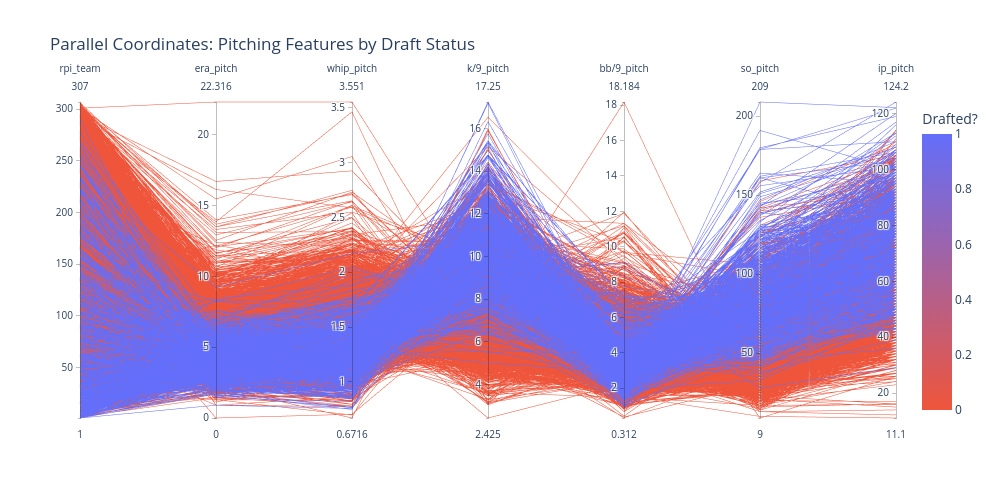

Source (notebook cell):
### Code cell
# Pick the features on the PCP axes
pcp_features = ['rpi_team', 'era_pitch', 'whip_pitch', 'k/9_pitch', 'bb/9_pitch', 'so_pitch', 'ip_pitch']

# Build a temporary df with those features + the target
pcp_df = df[pcp_features + ['Drafted?']].dropna()

fig = px.parallel_coordinates(
    pcp_df,
    color='Drafted?',
    dimensions=pcp_features,
    color_continuous_scale=['#EF553B', '#636EFA'],  # red = 0, blue = 1
    title='Parallel Coordinates: Pitching Features by Draft Status'
)

fig.update_layout(width=1000, height=500)
fig.show()
fig.write_image('figures/pitching_pcp_drafted.pdf', width=1000, height=500, scale=2)

### Figure 1 — Plotly figure (JSON) as saved in the notebook; plotly's stock layout.template omitted (floating-point values rounded to 4 significant figures; data arrays with more than 128 entries replaced by an {"elided": "..."} marker saying what was removed)
{"data": [{"dimensions": [{"label": "rpi_team", "values": {"elided": "5510 int values"}}, {"label": "era_pitch", "values": {"elided": "5510 float values"}}, {"label": "whip_pitch", "values": {"elided": "5510 float values"}}, {"label": "k/9_pitch", "values": {"elided": "5510 float values"}}, {"label": "bb/9_pitch", "values": {"elided": "5510 float values"}}, {"label": "so_pitch", "values": {"elided": "5510 float values"}}, {"label": "ip_pitch", "values": {"elided": "5510 float values"}}], "domain": {"x": [0, 1], "y": [0, 1]}, "line": {"color": {"elided": "5510 int values"}, "coloraxis": "coloraxis"}, "name": "", "type": "parcoords"}], "layout": {"coloraxis": {"colorbar": {"title": {"text": "Drafted?"}}, "colorscale": [[0, "#EF553B"], [1, "#636EFA"]]}, "height": 500, "legend": {"tracegroupgap": 0}, "title": {"text": "Parallel Coordinates: Pitching Features by Draft Status"}, "width": 1000}}
